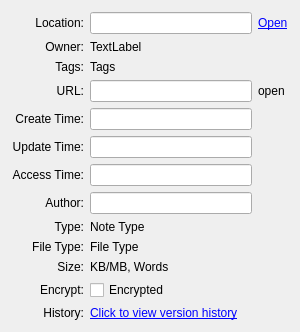
<?xml version="1.0" encoding="UTF-8"?>
<ui version="4.0">
 <class>WizNoteInfoForm</class>
 <widget class="QWidget" name="WizNoteInfoForm">
  <property name="geometry">
   <rect>
    <x>0</x>
    <y>0</y>
    <width>300</width>
    <height>325</height>
   </rect>
  </property>
  <property name="sizePolicy">
   <sizepolicy hsizetype="Preferred" vsizetype="Preferred">
    <horstretch>0</horstretch>
    <verstretch>0</verstretch>
   </sizepolicy>
  </property>
  <property name="windowTitle">
   <string>Note Info</string>
  </property>
  <property name="styleSheet">
   <string notr="true"/>
  </property>
  <layout class="QGridLayout" name="gridLayout">
   <property name="leftMargin">
    <number>12</number>
   </property>
   <property name="topMargin">
    <number>12</number>
   </property>
   <property name="rightMargin">
    <number>12</number>
   </property>
   <property name="bottomMargin">
    <number>12</number>
   </property>
   <property name="horizontalSpacing">
    <number>6</number>
   </property>
   <item row="0" column="1">
    <widget class="QLineEdit" name="labelNotebook"/>
   </item>
   <item row="1" column="0">
    <widget class="QLabel" name="labelOwnerLabel">
     <property name="text">
      <string>Owner:</string>
     </property>
     <property name="alignment">
      <set>Qt::AlignRight|Qt::AlignTrailing|Qt::AlignVCenter</set>
     </property>
    </widget>
   </item>
   <item row="7" column="0">
    <widget class="QLabel" name="label_9">
     <property name="text">
      <string>Author:</string>
     </property>
     <property name="alignment">
      <set>Qt::AlignRight|Qt::AlignTrailing|Qt::AlignVCenter</set>
     </property>
    </widget>
   </item>
   <item row="12" column="1">
    <widget class="QLabel" name="labelHistory">
     <property name="sizePolicy">
      <sizepolicy hsizetype="Preferred" vsizetype="Fixed">
       <horstretch>0</horstretch>
       <verstretch>0</verstretch>
      </sizepolicy>
     </property>
     <property name="text">
      <string>&lt;html&gt;&lt;head/&gt;&lt;body&gt;&lt;p&gt;&lt;a href=&quot;wfwefwef&quot;&gt;&lt;span style=&quot; text-decoration: underline; color:#0000ff;&quot;&gt;Click to view version history&lt;/span&gt;&lt;/a&gt;&lt;/p&gt;&lt;/body&gt;&lt;/html&gt;</string>
     </property>
    </widget>
   </item>
   <item row="11" column="0">
    <widget class="QLabel" name="labelEncrypted">
     <property name="text">
      <string>Encrypt:</string>
     </property>
     <property name="alignment">
      <set>Qt::AlignRight|Qt::AlignTrailing|Qt::AlignVCenter</set>
     </property>
    </widget>
   </item>
   <item row="3" column="0">
    <widget class="QLabel" name="label_6">
     <property name="text">
      <string>URL:</string>
     </property>
     <property name="alignment">
      <set>Qt::AlignRight|Qt::AlignTrailing|Qt::AlignVCenter</set>
     </property>
    </widget>
   </item>
   <item row="2" column="0">
    <widget class="QLabel" name="labelTagsLabel">
     <property name="text">
      <string>Tags:</string>
     </property>
     <property name="alignment">
      <set>Qt::AlignRight|Qt::AlignTrailing|Qt::AlignVCenter</set>
     </property>
    </widget>
   </item>
   <item row="10" column="0">
    <widget class="QLabel" name="label_8">
     <property name="text">
      <string>Size:</string>
     </property>
     <property name="alignment">
      <set>Qt::AlignRight|Qt::AlignTop|Qt::AlignTrailing</set>
     </property>
    </widget>
   </item>
   <item row="0" column="2">
    <widget class="QLabel" name="labelOpenDocument">
     <property name="cursor">
      <cursorShape>PointingHandCursor</cursorShape>
     </property>
     <property name="frameShadow">
      <enum>QFrame::Plain</enum>
     </property>
     <property name="text">
      <string>&lt;html&gt;&lt;head/&gt;&lt;body&gt;&lt;p&gt;&lt;a href=&quot;wfwefwef&quot;&gt;&lt;span style=&quot; text-decoration: underline; color:#0000ff;&quot;&gt;Open&lt;/span&gt;&lt;/a&gt;&lt;/p&gt;&lt;/body&gt;&lt;/html&gt;</string>
     </property>
     <property name="alignment">
      <set>Qt::AlignLeading|Qt::AlignLeft|Qt::AlignVCenter</set>
     </property>
     <property name="openExternalLinks">
      <bool>false</bool>
     </property>
     <property name="textInteractionFlags">
      <set>Qt::LinksAccessibleByMouse</set>
     </property>
    </widget>
   </item>
   <item row="2" column="1">
    <widget class="QLabel" name="labelTags">
     <property name="sizePolicy">
      <sizepolicy hsizetype="Preferred" vsizetype="Fixed">
       <horstretch>0</horstretch>
       <verstretch>0</verstretch>
      </sizepolicy>
     </property>
     <property name="text">
      <string>Tags</string>
     </property>
     <property name="textInteractionFlags">
      <set>Qt::LinksAccessibleByMouse|Qt::TextSelectableByMouse</set>
     </property>
    </widget>
   </item>
   <item row="10" column="1">
    <widget class="QLabel" name="labelSize">
     <property name="text">
      <string>KB/MB, Words</string>
     </property>
     <property name="alignment">
      <set>Qt::AlignLeading|Qt::AlignLeft|Qt::AlignTop</set>
     </property>
     <property name="wordWrap">
      <bool>true</bool>
     </property>
     <property name="textInteractionFlags">
      <set>Qt::LinksAccessibleByMouse|Qt::TextSelectableByMouse</set>
     </property>
    </widget>
   </item>
   <item row="3" column="1">
    <widget class="QLineEdit" name="editURL"/>
   </item>
   <item row="5" column="1">
    <widget class="QLineEdit" name="editUpdateTime"/>
   </item>
   <item row="6" column="0">
    <widget class="QLabel" name="label_3">
     <property name="text">
      <string>Access Time:</string>
     </property>
     <property name="alignment">
      <set>Qt::AlignRight|Qt::AlignTrailing|Qt::AlignVCenter</set>
     </property>
    </widget>
   </item>
   <item row="1" column="1">
    <widget class="QLabel" name="labelOwner">
     <property name="sizePolicy">
      <sizepolicy hsizetype="Preferred" vsizetype="Fixed">
       <horstretch>0</horstretch>
       <verstretch>0</verstretch>
      </sizepolicy>
     </property>
     <property name="text">
      <string>TextLabel</string>
     </property>
     <property name="textInteractionFlags">
      <set>Qt::LinksAccessibleByMouse|Qt::TextSelectableByMouse</set>
     </property>
    </widget>
   </item>
   <item row="8" column="0">
    <widget class="QLabel" name="labelNoteTypeLabel">
     <property name="text">
      <string>Type:</string>
     </property>
     <property name="alignment">
      <set>Qt::AlignRight|Qt::AlignTrailing|Qt::AlignVCenter</set>
     </property>
    </widget>
   </item>
   <item row="11" column="1">
    <widget class="QCheckBox" name="checkEncrypted">
     <property name="text">
      <string>Encrypted</string>
     </property>
    </widget>
   </item>
   <item row="12" column="0">
    <widget class="QLabel" name="labelHistoryLabel">
     <property name="text">
      <string>History:</string>
     </property>
     <property name="alignment">
      <set>Qt::AlignRight|Qt::AlignTrailing|Qt::AlignVCenter</set>
     </property>
    </widget>
   </item>
   <item row="4" column="1">
    <widget class="QLineEdit" name="editCreateTime">
     <property name="sizePolicy">
      <sizepolicy hsizetype="Expanding" vsizetype="Fixed">
       <horstretch>0</horstretch>
       <verstretch>0</verstretch>
      </sizepolicy>
     </property>
    </widget>
   </item>
   <item row="7" column="1">
    <widget class="QLineEdit" name="editAuthor"/>
   </item>
   <item row="4" column="0">
    <widget class="QLabel" name="label_4">
     <property name="text">
      <string>Create Time:</string>
     </property>
     <property name="alignment">
      <set>Qt::AlignRight|Qt::AlignTrailing|Qt::AlignVCenter</set>
     </property>
    </widget>
   </item>
   <item row="6" column="1">
    <widget class="QLineEdit" name="editAccessTime"/>
   </item>
   <item row="3" column="2">
    <widget class="QLabel" name="labelOpenURL">
     <property name="text">
      <string>open</string>
     </property>
    </widget>
   </item>
   <item row="0" column="0">
    <widget class="QLabel" name="label_2">
     <property name="text">
      <string>Location:</string>
     </property>
     <property name="alignment">
      <set>Qt::AlignRight|Qt::AlignTrailing|Qt::AlignVCenter</set>
     </property>
    </widget>
   </item>
   <item row="5" column="0">
    <widget class="QLabel" name="label_5">
     <property name="text">
      <string>Update Time:</string>
     </property>
     <property name="alignment">
      <set>Qt::AlignRight|Qt::AlignTrailing|Qt::AlignVCenter</set>
     </property>
    </widget>
   </item>
   <item row="8" column="1">
    <widget class="QLabel" name="labelNoteType">
     <property name="sizePolicy">
      <sizepolicy hsizetype="Preferred" vsizetype="Fixed">
       <horstretch>0</horstretch>
       <verstretch>0</verstretch>
      </sizepolicy>
     </property>
     <property name="text">
      <string>Note Type</string>
     </property>
     <property name="textInteractionFlags">
      <set>Qt::LinksAccessibleByMouse|Qt::TextSelectableByMouse</set>
     </property>
    </widget>
   </item>
   <item row="9" column="0">
    <widget class="QLabel" name="labelFileTypeLabel">
     <property name="text">
      <string>File Type:</string>
     </property>
     <property name="alignment">
      <set>Qt::AlignRight|Qt::AlignTrailing|Qt::AlignVCenter</set>
     </property>
    </widget>
   </item>
   <item row="9" column="1">
    <widget class="QLabel" name="labelFileType">
     <property name="sizePolicy">
      <sizepolicy hsizetype="Preferred" vsizetype="Fixed">
       <horstretch>0</horstretch>
       <verstretch>0</verstretch>
      </sizepolicy>
     </property>
     <property name="text">
      <string>File Type</string>
     </property>
     <property name="textInteractionFlags">
      <set>Qt::LinksAccessibleByMouse|Qt::TextSelectableByMouse</set>
     </property>
    </widget>
   </item>
  </layout>
 </widget>
 <resources/>
 <connections/>
</ui>
